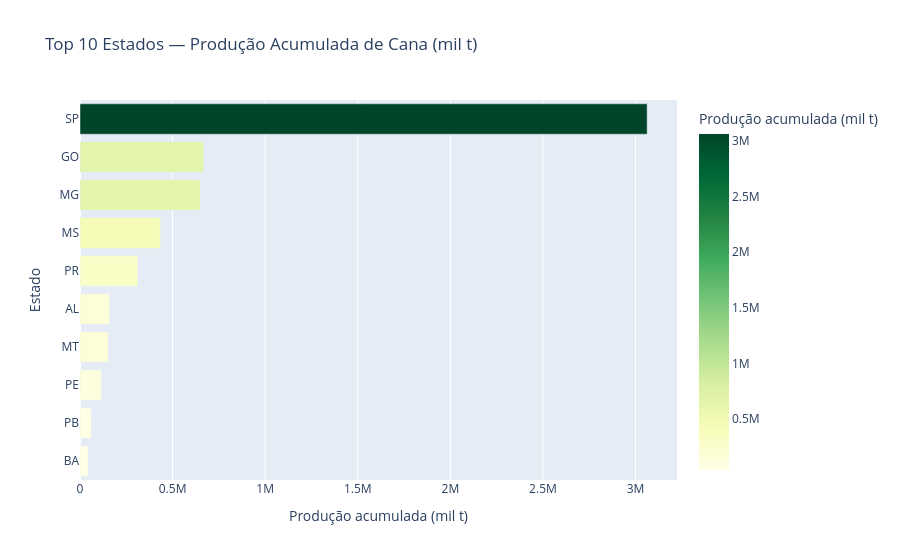

The code cell stored with this chart in its notebook:
### Markdown cell above
## 2. Top 10 estados produtores

### Code cell
top10 = df.groupby('uf')['producao_mil_t'].sum().nlargest(10).reset_index()

fig = px.bar(
    top10.sort_values('producao_mil_t'), x='producao_mil_t', y='uf',
    orientation='h',
    title='Top 10 Estados — Produção Acumulada de Cana (mil t)',
    labels={'uf':'Estado','producao_mil_t':'Produção acumulada (mil t)'},
    color='producao_mil_t', color_continuous_scale='YlGn'
)
fig.update_layout(showlegend=False)
fig.show()
fig.write_image('../reports/figures/02_top10_estados.png', width=1000, height=500, scale=2)

### Figure 1 — Plotly figure (JSON) as saved in the notebook; plotly's stock layout.template omitted (floating-point values rounded to 4 significant figures)
{"data": [{"hovertemplate": "Produção acumulada (mil t)=%{marker.color}<br>Estado=%{y}<extra></extra>", "legendgroup": "", "marker": {"color": [44000.0, 60120.0, 115800.0, 152900.0, 159800.0, 312900.0, 434200.0, 649100.0, 668500.0, 3063000.0], "coloraxis": "coloraxis", "pattern": {"shape": ""}}, "name": "", "orientation": "h", "showlegend": false, "textposition": "auto", "type": "bar", "x": [44000.0, 60120.0, 115800.0, 152900.0, 159800.0, 312900.0, 434200.0, 649100.0, 668500.0, 3063000.0], "xaxis": "x", "y": ["BA", "PB", "PE", "MT", "AL", "PR", "MS", "MG", "GO", "SP"], "yaxis": "y"}], "layout": {"barmode": "relative", "coloraxis": {"colorbar": {"title": {"text": "Produção acumulada (mil t)"}}, "colorscale": [[0, "rgb(255,255,229)"], [0.125, "rgb(247,252,185)"], [0.25, "rgb(217,240,163)"], [0.375, "rgb(173,221,142)"], [0.5, "rgb(120,198,121)"], [0.625, "rgb(65,171,93)"], [0.75, "rgb(35,132,67)"], [0.875, "rgb(0,104,55)"], [1, "rgb(0,69,41)"]]}, "legend": {"tracegroupgap": 0}, "showlegend": false, "title": {"text": "Top 10 Estados — Produção Acumulada de Cana (mil t)"}, "xaxis": {"anchor": "y", "domain": [0, 1], "title": {"text": "Produção acumulada (mil t)"}}, "yaxis": {"anchor": "x", "domain": [0, 1], "title": {"text": "Estado"}}}}
